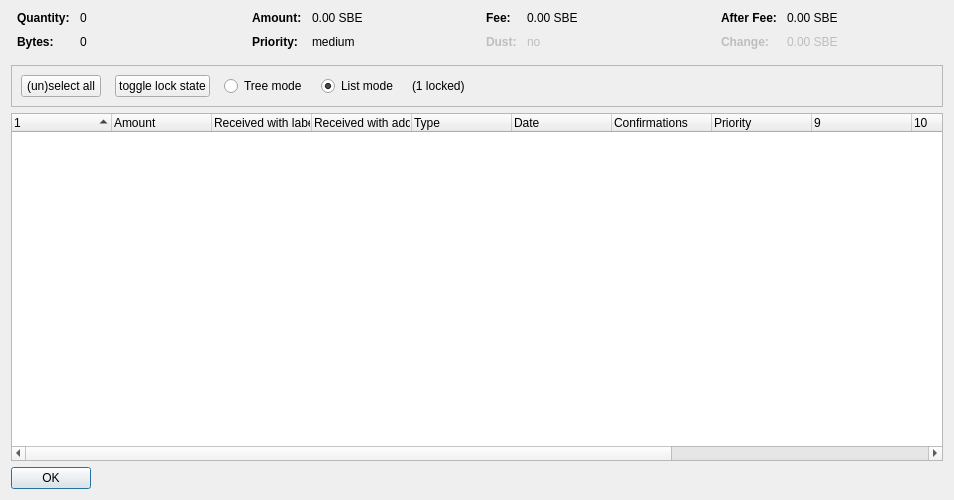
<?xml version="1.0" encoding="UTF-8"?>
<ui version="4.0">
 <class>CoinControlDialog</class>
 <widget class="QDialog" name="CoinControlDialog">
  <property name="geometry">
   <rect>
    <x>0</x>
    <y>0</y>
    <width>954</width>
    <height>500</height>
   </rect>
  </property>
  <property name="windowTitle">
   <string>Coin Selection</string>
  </property>
  <layout class="QVBoxLayout" name="verticalLayout">
   <item>
    <layout class="QHBoxLayout" name="horizontalLayoutTop" stretch="0,0,0,0">
     <property name="topMargin">
      <number>0</number>
     </property>
     <property name="bottomMargin">
      <number>10</number>
     </property>
     <item>
      <layout class="QFormLayout" name="formLayoutCoinControl1">
       <property name="horizontalSpacing">
        <number>10</number>
       </property>
       <property name="verticalSpacing">
        <number>10</number>
       </property>
       <property name="leftMargin">
        <number>6</number>
       </property>
       <property name="rightMargin">
        <number>6</number>
       </property>
       <item row="0" column="0">
        <widget class="QLabel" name="labelCoinControlQuantityText">
         <property name="font">
          <font>
           <weight>75</weight>
           <bold>true</bold>
          </font>
         </property>
         <property name="text">
          <string>Quantity:</string>
         </property>
        </widget>
       </item>
       <item row="0" column="1">
        <widget class="QLabel" name="labelCoinControlQuantity">
         <property name="cursor">
          <cursorShape>IBeamCursor</cursorShape>
         </property>
         <property name="contextMenuPolicy">
          <enum>Qt::ActionsContextMenu</enum>
         </property>
         <property name="text">
          <string notr="true">0</string>
         </property>
         <property name="textInteractionFlags">
          <set>Qt::LinksAccessibleByMouse|Qt::TextSelectableByKeyboard|Qt::TextSelectableByMouse</set>
         </property>
        </widget>
       </item>
       <item row="1" column="0">
        <widget class="QLabel" name="labelCoinControlBytesText">
         <property name="font">
          <font>
           <weight>75</weight>
           <bold>true</bold>
          </font>
         </property>
         <property name="text">
          <string>Bytes:</string>
         </property>
        </widget>
       </item>
       <item row="1" column="1">
        <widget class="QLabel" name="labelCoinControlBytes">
         <property name="cursor">
          <cursorShape>IBeamCursor</cursorShape>
         </property>
         <property name="contextMenuPolicy">
          <enum>Qt::ActionsContextMenu</enum>
         </property>
         <property name="text">
          <string notr="true">0</string>
         </property>
         <property name="textInteractionFlags">
          <set>Qt::LinksAccessibleByMouse|Qt::TextSelectableByKeyboard|Qt::TextSelectableByMouse</set>
         </property>
        </widget>
       </item>
      </layout>
     </item>
     <item>
      <layout class="QFormLayout" name="formLayoutCoinControl2">
       <property name="horizontalSpacing">
        <number>10</number>
       </property>
       <property name="verticalSpacing">
        <number>10</number>
       </property>
       <property name="leftMargin">
        <number>6</number>
       </property>
       <property name="rightMargin">
        <number>6</number>
       </property>
       <item row="0" column="0">
        <widget class="QLabel" name="labelCoinControlAmountText">
         <property name="font">
          <font>
           <weight>75</weight>
           <bold>true</bold>
          </font>
         </property>
         <property name="text">
          <string>Amount:</string>
         </property>
        </widget>
       </item>
       <item row="0" column="1">
        <widget class="QLabel" name="labelCoinControlAmount">
         <property name="cursor">
          <cursorShape>IBeamCursor</cursorShape>
         </property>
         <property name="contextMenuPolicy">
          <enum>Qt::ActionsContextMenu</enum>
         </property>
         <property name="text">
          <string notr="true">0.00 SBE</string>
         </property>
         <property name="textInteractionFlags">
          <set>Qt::LinksAccessibleByMouse|Qt::TextSelectableByKeyboard|Qt::TextSelectableByMouse</set>
         </property>
        </widget>
       </item>
       <item row="1" column="0">
        <widget class="QLabel" name="labelCoinControlPriorityText">
         <property name="font">
          <font>
           <weight>75</weight>
           <bold>true</bold>
          </font>
         </property>
         <property name="text">
          <string>Priority:</string>
         </property>
        </widget>
       </item>
       <item row="1" column="1">
        <widget class="QLabel" name="labelCoinControlPriority">
         <property name="cursor">
          <cursorShape>IBeamCursor</cursorShape>
         </property>
         <property name="contextMenuPolicy">
          <enum>Qt::ActionsContextMenu</enum>
         </property>
         <property name="text">
          <string>medium</string>
         </property>
         <property name="textInteractionFlags">
          <set>Qt::LinksAccessibleByMouse|Qt::TextSelectableByKeyboard|Qt::TextSelectableByMouse</set>
         </property>
        </widget>
       </item>
      </layout>
     </item>
     <item>
      <layout class="QFormLayout" name="formLayoutCoinControl3">
       <property name="horizontalSpacing">
        <number>10</number>
       </property>
       <property name="verticalSpacing">
        <number>10</number>
       </property>
       <property name="leftMargin">
        <number>6</number>
       </property>
       <property name="rightMargin">
        <number>6</number>
       </property>
       <item row="0" column="0">
        <widget class="QLabel" name="labelCoinControlFeeText">
         <property name="font">
          <font>
           <weight>75</weight>
           <bold>true</bold>
          </font>
         </property>
         <property name="text">
          <string>Fee:</string>
         </property>
        </widget>
       </item>
       <item row="0" column="1">
        <widget class="QLabel" name="labelCoinControlFee">
         <property name="cursor">
          <cursorShape>IBeamCursor</cursorShape>
         </property>
         <property name="contextMenuPolicy">
          <enum>Qt::ActionsContextMenu</enum>
         </property>
         <property name="text">
          <string notr="true">0.00 SBE</string>
         </property>
         <property name="textInteractionFlags">
          <set>Qt::LinksAccessibleByMouse|Qt::TextSelectableByKeyboard|Qt::TextSelectableByMouse</set>
         </property>
        </widget>
       </item>
       <item row="1" column="0">
        <widget class="QLabel" name="labelCoinControlLowOutputText">
         <property name="enabled">
          <bool>false</bool>
         </property>
         <property name="font">
          <font>
           <weight>75</weight>
           <bold>true</bold>
          </font>
         </property>
         <property name="text">
          <string>Dust:</string>
         </property>
        </widget>
       </item>
       <item row="1" column="1">
        <widget class="QLabel" name="labelCoinControlLowOutput">
         <property name="enabled">
          <bool>false</bool>
         </property>
         <property name="cursor">
          <cursorShape>IBeamCursor</cursorShape>
         </property>
         <property name="contextMenuPolicy">
          <enum>Qt::ActionsContextMenu</enum>
         </property>
         <property name="text">
          <string>no</string>
         </property>
         <property name="textInteractionFlags">
          <set>Qt::LinksAccessibleByMouse|Qt::TextSelectableByKeyboard|Qt::TextSelectableByMouse</set>
         </property>
        </widget>
       </item>
      </layout>
     </item>
     <item>
      <layout class="QFormLayout" name="formLayoutCoinControl4">
       <property name="horizontalSpacing">
        <number>10</number>
       </property>
       <property name="verticalSpacing">
        <number>10</number>
       </property>
       <property name="leftMargin">
        <number>6</number>
       </property>
       <property name="rightMargin">
        <number>6</number>
       </property>
       <item row="0" column="0">
        <widget class="QLabel" name="labelCoinControlAfterFeeText">
         <property name="font">
          <font>
           <weight>75</weight>
           <bold>true</bold>
          </font>
         </property>
         <property name="text">
          <string>After Fee:</string>
         </property>
        </widget>
       </item>
       <item row="0" column="1">
        <widget class="QLabel" name="labelCoinControlAfterFee">
         <property name="cursor">
          <cursorShape>IBeamCursor</cursorShape>
         </property>
         <property name="contextMenuPolicy">
          <enum>Qt::ActionsContextMenu</enum>
         </property>
         <property name="text">
          <string notr="true">0.00 SBE</string>
         </property>
         <property name="textInteractionFlags">
          <set>Qt::LinksAccessibleByMouse|Qt::TextSelectableByKeyboard|Qt::TextSelectableByMouse</set>
         </property>
        </widget>
       </item>
       <item row="1" column="0">
        <widget class="QLabel" name="labelCoinControlChangeText">
         <property name="enabled">
          <bool>false</bool>
         </property>
         <property name="font">
          <font>
           <weight>75</weight>
           <bold>true</bold>
          </font>
         </property>
         <property name="text">
          <string>Change:</string>
         </property>
        </widget>
       </item>
       <item row="1" column="1">
        <widget class="QLabel" name="labelCoinControlChange">
         <property name="enabled">
          <bool>false</bool>
         </property>
         <property name="cursor">
          <cursorShape>IBeamCursor</cursorShape>
         </property>
         <property name="contextMenuPolicy">
          <enum>Qt::ActionsContextMenu</enum>
         </property>
         <property name="text">
          <string notr="true">0.00 SBE</string>
         </property>
         <property name="textInteractionFlags">
          <set>Qt::LinksAccessibleByMouse|Qt::TextSelectableByKeyboard|Qt::TextSelectableByMouse</set>
         </property>
        </widget>
       </item>
      </layout>
     </item>
    </layout>
   </item>
   <item>
    <widget class="QFrame" name="frame">
     <property name="minimumSize">
      <size>
       <width>0</width>
       <height>40</height>
      </size>
     </property>
     <property name="frameShape">
      <enum>QFrame::StyledPanel</enum>
     </property>
     <property name="frameShadow">
      <enum>QFrame::Sunken</enum>
     </property>
     <layout class="QHBoxLayout" name="horizontalLayout">
      <item>
       <layout class="QHBoxLayout" name="horizontalLayoutPanel" stretch="0,0,0,0,0,0">
        <property name="spacing">
         <number>14</number>
        </property>
        <item>
         <widget class="QPushButton" name="pushButtonSelectAll">
          <property name="sizePolicy">
           <sizepolicy hsizetype="Maximum" vsizetype="Fixed">
            <horstretch>0</horstretch>
            <verstretch>0</verstretch>
           </sizepolicy>
          </property>
          <property name="text">
           <string>(un)select all</string>
          </property>
          <property name="autoDefault">
           <bool>false</bool>
          </property>
         </widget>
        </item>
        <item>
         <widget class="QPushButton" name="pushButtonToggleLock">
          <property name="sizePolicy">
           <sizepolicy hsizetype="Maximum" vsizetype="Fixed">
            <horstretch>0</horstretch>
            <verstretch>0</verstretch>
           </sizepolicy>
          </property>
          <property name="text">
           <string>toggle lock state</string>
          </property>
          <property name="autoDefault">
           <bool>false</bool>
          </property>
         </widget>
        </item>
        <item>
         <widget class="QRadioButton" name="radioTreeMode">
          <property name="sizePolicy">
           <sizepolicy hsizetype="Maximum" vsizetype="Fixed">
            <horstretch>0</horstretch>
            <verstretch>0</verstretch>
           </sizepolicy>
          </property>
          <property name="text">
           <string>Tree mode</string>
          </property>
         </widget>
        </item>
        <item>
         <widget class="QRadioButton" name="radioListMode">
          <property name="sizePolicy">
           <sizepolicy hsizetype="Maximum" vsizetype="Fixed">
            <horstretch>0</horstretch>
            <verstretch>0</verstretch>
           </sizepolicy>
          </property>
          <property name="text">
           <string>List mode</string>
          </property>
          <property name="checked">
           <bool>true</bool>
          </property>
         </widget>
        </item>
        <item>
         <widget class="QLabel" name="labelLocked">
          <property name="text">
           <string>(1 locked)</string>
          </property>
         </widget>
        </item>
        <item>
         <spacer name="horizontalSpacer">
          <property name="orientation">
           <enum>Qt::Horizontal</enum>
          </property>
          <property name="sizeHint" stdset="0">
           <size>
            <width>40</width>
            <height>20</height>
           </size>
          </property>
         </spacer>
        </item>
       </layout>
      </item>
     </layout>
    </widget>
   </item>
   <item>
    <widget class="CoinControlTreeWidget" name="treeWidget">
     <property name="contextMenuPolicy">
      <enum>Qt::CustomContextMenu</enum>
     </property>
     <property name="sortingEnabled">
      <bool>false</bool>
     </property>
     <property name="columnCount">
      <number>13</number>
     </property>
     <attribute name="headerShowSortIndicator" stdset="0">
      <bool>true</bool>
     </attribute>
     <attribute name="headerStretchLastSection">
      <bool>false</bool>
     </attribute>
     <column>
      <property name="text">
       <string/>
      </property>
     </column>
     <column>
      <property name="text">
       <string>Amount</string>
      </property>
     </column>
     <column>
      <property name="text">
       <string>Received with label</string>
      </property>
     </column>
     <column>
      <property name="text">
       <string>Received with address</string>
      </property>
     </column>
     <column>
      <property name="text">
       <string>Type</string>
      </property>
     </column>
     <column>
      <property name="text">
       <string>Date</string>
      </property>
     </column>
     <column>
      <property name="text">
       <string>Confirmations</string>
      </property>
      <property name="toolTip">
       <string>Confirmed</string>
      </property>
     </column>
     <column>
      <property name="text">
       <string>Priority</string>
      </property>
     </column>
     <column>
      <property name="text">
       <string/>
      </property>
     </column>
     <column>
      <property name="text">
       <string/>
      </property>
     </column>
     <column>
      <property name="text">
       <string/>
      </property>
     </column>
     <column>
      <property name="text">
       <string/>
      </property>
     </column>
     <column>
      <property name="text">
       <string/>
      </property>
     </column>
    </widget>
   </item>
   <item>
    <widget class="QDialogButtonBox" name="buttonBox">
     <property name="sizePolicy">
      <sizepolicy hsizetype="Maximum" vsizetype="Fixed">
       <horstretch>0</horstretch>
       <verstretch>0</verstretch>
      </sizepolicy>
     </property>
     <property name="orientation">
      <enum>Qt::Horizontal</enum>
     </property>
     <property name="standardButtons">
      <set>QDialogButtonBox::Ok</set>
     </property>
    </widget>
   </item>
  </layout>
 </widget>
 <customwidgets>
  <customwidget>
   <class>CoinControlTreeWidget</class>
   <extends>QTreeWidget</extends>
   <header>coincontroltreewidget.h</header>
  </customwidget>
 </customwidgets>
 <resources/>
 <connections/>
</ui>
